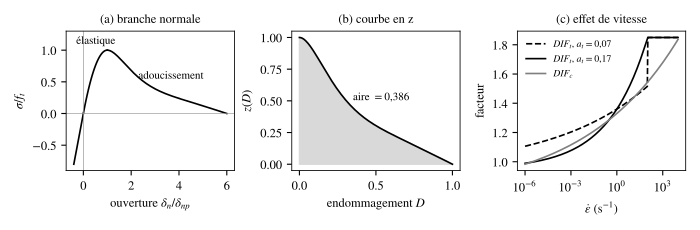

Python code for this plot:
"""Figure de principe de la loi de joint de rockim (branche parabolique de Guo,
adoucissement en z de Munjiza) et des facteurs dynamiques de Yang et al.

Aucune donnee de calcul : la figure trace les equations du rapport-guide.
Usage : python fig_loi_joint.py  (ecrit fig_loi_joint.pdf a cote du script)
"""
import os
import numpy as np
import matplotlib
matplotlib.use("Agg")
import matplotlib.pyplot as plt

plt.rcParams.update({
    "font.family": "STIXGeneral",
    "mathtext.fontset": "stix",
    "font.size": 9,
    "axes.linewidth": 0.6,
    "lines.linewidth": 1.2,
})

A, B, C = 0.63, 1.8, 6.0


def z(D):
    """Courbe d'adoucissement de Munjiza (eq. 2.32 de Guo)."""
    e = np.exp(D * (A + C * B) / ((A + B) * (1.0 - A - B)))
    return (1.0 - (A + B - 1.0) / (A + B) * e) * (A * (1.0 - D) + B * (1.0 - D) ** C)


fig, ax = plt.subplots(1, 3, figsize=(7.0, 2.3))

# (a) traction normale contre ouverture, en unites reduites
dnp, dnc = 1.0, 6.0
x1 = np.linspace(-0.4, 0.0, 20)
x2 = np.linspace(0.0, dnp, 50)
x3 = np.linspace(dnp, dnc, 200)
r = x2 / dnp
ax[0].plot(x1, 2.0 * x1 / dnp, color="k")
ax[0].plot(x2, 2.0 * r - r ** 2, color="k")
ax[0].plot(x3, z((x3 - dnp) / (dnc - dnp)), color="k")
ax[0].axhline(0, color="0.6", lw=0.5)
ax[0].axvline(0, color="0.6", lw=0.5)
ax[0].set_xlabel(r"ouverture $\delta_n/\delta_{np}$")
ax[0].set_ylabel(r"$\sigma/f_t$")
ax[0].set_title("(a) branche normale", fontsize=9)
ax[0].set_ylim(-0.9, 1.3)
ax[0].text(-0.3, 1.1, "élastique", fontsize=8)
ax[0].text(2.3, 0.55, "adoucissement", fontsize=8)

# (b) courbe en z
D = np.linspace(0, 1, 200)
ax[1].plot(D, z(D), color="k")
ax[1].fill_between(D, z(D), color="0.85")
ax[1].set_xlabel(r"endommagement $D$")
ax[1].set_ylabel(r"$z(D)$")
ax[1].set_title("(b) courbe en z", fontsize=9)
ax[1].text(0.35, 0.5, r"aire $=0{,}386$", fontsize=8)

# (c) facteurs dynamiques
e = np.logspace(-6, 4, 300)
dif_c = np.minimum(1.84, 0.77 + 0.56 * e ** 0.07)
for at, ls in ((0.07, "--"), (0.17, "-")):
    dif_t = np.minimum(1.85, 0.95 + 0.41 * e ** at)
    dif_t[e > 1e2] = 1.85
    ax[2].semilogx(e, dif_t, ls, color="k", label=r"$DIF_t$, $a_t=%s$" % str(at).replace(".", "{,}"))
ax[2].semilogx(e, dif_c, color="0.5", label=r"$DIF_c$")
ax[2].set_xlabel(r"$\dot\varepsilon$ (s$^{-1}$)")
ax[2].set_ylabel("facteur")
ax[2].set_title("(c) effet de vitesse", fontsize=9)
ax[2].legend(fontsize=7, frameon=False, loc="upper left")

fig.tight_layout()
out = os.path.join(os.path.dirname(os.path.abspath(__file__)), "fig_loi_joint.pdf")
fig.savefig(out)
print(out)
